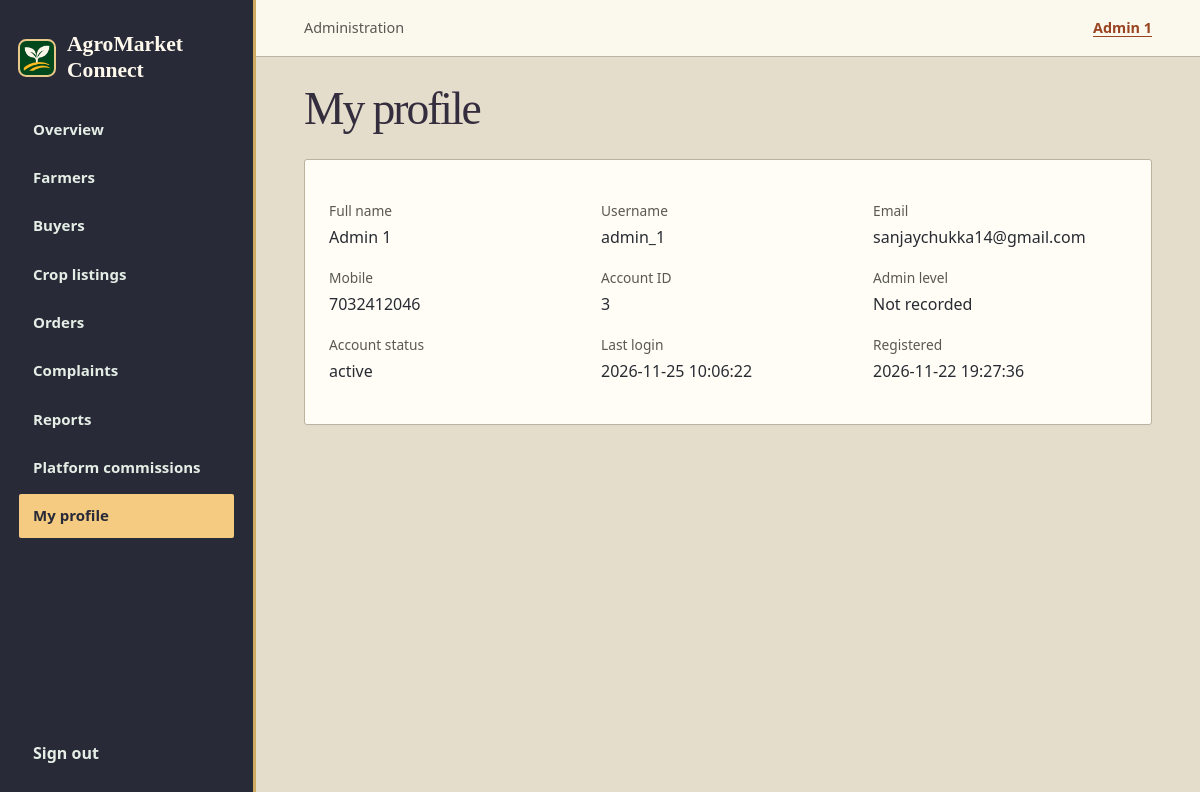
The page /Home/admin/profile.php (signed in) on the database its author committed.
### tables this page shows
CREATE TABLE `users` (
    `user_id` bigint(20) UNSIGNED NOT NULL,
    `role` enum('admin', 'farmer', 'buyer') NOT NULL,
    `full_name` varchar(100) NOT NULL,
    `email` varchar(150) DEFAULT NULL,
    `mobile` varchar(15) DEFAULT NULL,
    `password_hash` varchar(255) NOT NULL,
    `account_status` enum(
        'pending',
        'active',
        'suspended',
        'closed'
    ) NOT NULL DEFAULT 'pending',
    `email_verified_at` datetime DEFAULT NULL,
    `mobile_verified_at` datetime DEFAULT NULL,
    `last_login_at` datetime DEFAULT NULL,
    `created_at` datetime NOT NULL DEFAULT current_timestamp(),
    `updated_at` datetime NOT NULL DEFAULT current_timestamp(),
    `token` varchar(64) DEFAULT NULL,
    `username` varchar(50) NOT NULL,
    `last_login` datetime DEFAULT NULL
);

### Home/admin/includes/bootstrap.php (called while the page is built, shortened)
<?php
    require_once __DIR__ . '/../../config/db.php';
    $adminId = (int) $_SESSION['user_id'];
    function h($value): string
    {
    return htmlspecialchars(
        (string) $value,
        ENT_QUOTES | ENT_SUBSTITUTE,
        'UTF-8'
    );
    }
    function rows(string $sql, array $params = []): array
    {
    global $link;
    $stmt = $link->prepare($sql);
    $stmt->execute($params);
    $data = $stmt->get_result()->fetch_all(MYSQLI_ASSOC);
    return $data;
    }

### Home/admin/profile.php (the view, shortened to what this page needs)
<?php
    require __DIR__ . '/includes/bootstrap.php';
    $profile = rows(
    "SELECT
        u.user_id,
        u.username,
        u.full_name,
        u.email,
        u.mobile,
        u.account_status,
        u.last_login,
        u.created_at,
        p.admin_level
    FROM users u
    LEFT JOIN admin_profiles p
        ON p.admin_id = u.user_id
    WHERE u.user_id = ?
        AND u.role = 'admin'",
    [$adminId]
    )[0] ?? [];
    require __DIR__ . '/includes/header.php';
?>
<section class="panel">
    <?php if (! $profile): ?>
        <p>Administrator account could not be found.</p>
    <?php else: ?>
        <dl>
            <?php foreach ([
                    'full_name'      => 'Full name',
                    'username'       => 'Username',
                    'email'          => 'Email',
                    'mobile'         => 'Mobile',
                    'user_id'        => 'Account ID',
                    'admin_level'    => 'Admin level',
                    'account_status' => 'Account status',
                    'last_login'     => 'Last login',
                    'created_at'     => 'Registered',
            ] as $key => $caption): ?>
                <div>
                    <dt>
                        <?php echo h($caption); ?>
                    </dt>
                    <dd>
                        <?php echo h($profile[$key] ?? 'Not recorded'); ?>
                    </dd>
                </div>
            <?php endforeach; ?>
        </dl>
    <?php endif; ?>
</section>
<?php require __DIR__ . '/includes/footer.php'; ?>

### Home/admin/admin.css (style rules this page uses)
:root { font: 16px/1.5 'Segoe UI', Arial, sans-serif; color: var(--ink); background: var(--cream); }
* { box-sizing: border-box; }
body, figure, h1, h2, p { margin: 0; }
.metric, .panel { background: var(--paper); border: 1px solid var(--line); border-radius: 12px; min-width: 0; }
.panel { padding: clamp(16px, 2vw, 26px); margin: 16px 0; }
.muted, figcaption, .empty, dt, .pager { font-size: 0.86rem; color: var(--soft); }
dl { display: grid; grid-template-columns: repeat(auto-fit, minmax(190px, 1fr)); gap: 18px; }
dd { margin: 3px 0 0; overflow-wrap: anywhere; }
.metric, .panel { border-radius: 5px; }
.page .panel { background: #fffdf6; border-radius: 3px; box-shadow: 0 2px 0 #dfdbcf; }

### Home/styles/theme.css (style rules this page uses)
:root { --sage: #c5d8b5; --sky: #cbdbe9; --peach: #edcfb2; --saffron: #f4d783; --forest: #202b48; --leaf: #994321; --cream: #ede4cf; --paper: #fffdf7; --ochre: #e5ad39; --ink: #282b32; --soft: #585951; --line: #bcb29d; --wash: #f0e9d9; --shadow: 0 2px 0 rgb(44 39 30 / 7%); }
html body { background: var(--cream); color: var(--ink); }

### Home/styles/base.css (style rules this page uses)
html { color-scheme: light; }
html body { font-family: "Segoe UI", system-ui, sans-serif; line-height: 1.55; color: var(--ink); background: var(--cream); overflow-wrap: break-word; }

### rows shown on the page
users: full_name "Admin 1", username "admin_1", email "sanjaychukka14@gmail.com", mobile "7032412046", user_id "3", account_status "active", last_login "2026-11-25 10:06:22", created_at "2026-11-22 19:27:36"

### other values the page prints
$name "Overview"
$name "Farmers"
$name "Buyers"
$name "Crop listings"
$name "Orders"
$name "Complaints"
$name "Reports"
$name "Platform commissions"
$name "My profile"
$_SESSION['full_name'] "Admin 1"
$pageTitle "My profile"
$caption "Full name"
$caption "Username"
$caption "Email"
$caption "Mobile"
